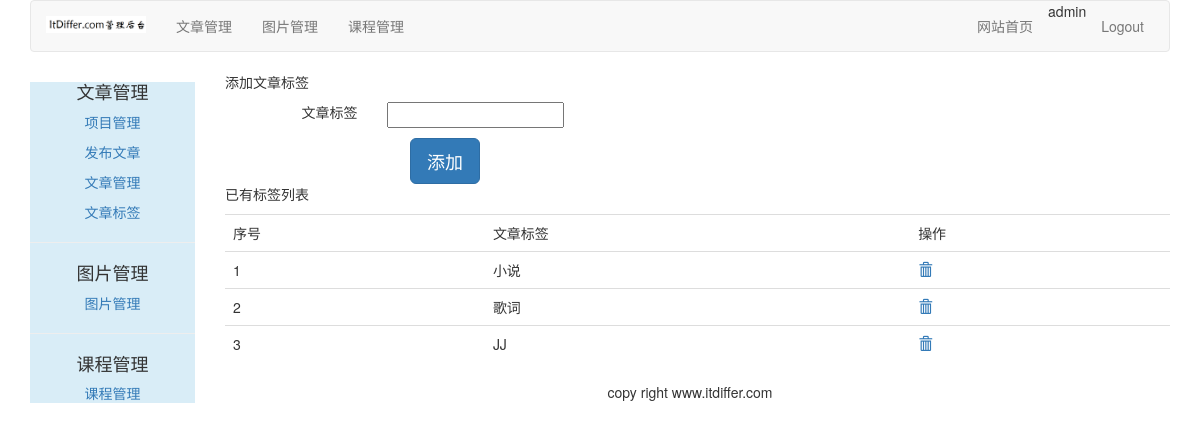
The app's page /article/rticle-tag/ (signed in) with its own data.
### article/models.py (models this page shows, shortened)
class ArticleTag(models.Model):
    author = models.ForeignKey(User, related_name="tag",on_delete=models.CASCADE)    # 标签与作者，多对一的关系
    tag = models.CharField(max_length=500)

### article/views.py (the view, shortened to what this page needs)
# urls.py: path('rticle-tag/', views.article_tag, name="article_tag"),                                        # 增加标签
@login_required(login_url='/account/login')
@csrf_exempt
def article_tag(request):
    if request.method == "GET":
        article_tags = ArticleTag.objects.filter(author=request.user)    #  筛选是当前用户的标签
        article_tag_form = ArticleTagForm()
        return render(request, "article/tag/tag_list.html",
                      {"article_tags": article_tags, "article_tag_form": article_tag_form})

### article/forms.py
class ArticleTagForm(forms.ModelForm):
    class Meta:
        model = ArticleTag
        fields = ("tag",)

### templates/article/tag/tag_list.html (shortened to what this page needs)
{% extends "article/base.html" %}
{% load staticfiles %}
{% block content %}
<div>
    <p>添加文章标签</p>
	<form class="form-horizontal" action="." method="post">{% csrf_token %}
        <div class="row" style="margin-top: 10px;">
            <div class="col-md-2 text-right"><span>文章标签</span></div>
            <div class="col-md-10 text-left">{{article_tag_form.tag}}</div>
        </div>
        <div class="row">
            <input type="button" class="btn btn-primary btn-lg" style="margin-left:200px; margin-top:10px;" value="添加" onclick="add_tag()">
        </div>
    </form>
</div>
<div>
    <p>已有标签列表</p>
    <table class="table table-hover">
    	<tr>
    	    <td>序号</td>
    	    <td>文章标签</td>
    	    <td>操作</td>
    	</tr>
    	{% for article_tag in article_tags %}
    	<tr id={{ forloop.counter }}>
    	    <td>{{ forloop.counter }}</td>
    	    <td>{{ article_tag.tag }}</td>
    	    <td>
    	        <a name="delete" href="javascript:" onclick="del_tag(this, {{ article_tag.id }})"><span class="glyphicon glyphicon-trash"></span></a>
    	    </td>
    	</tr>
{% empty %}
    	<p>你没有文章标签，请增加标签</p>
    	{% endfor %}
    </table>
</div>
{% endblock %}

### templates/article/header.html
{% load staticfiles%}
<div class="container-fluid">
   <nav class="navbar navbar-default" role="navigation" >
        <div class="navbar-header">
             <a class="navbar-brand" href="http://www.itdiffer.com">
                 <img width="100px" src="{% static 'images/backlogo.png'%}">
             </a>
         </div>
       <div>
           <ul class="nav navbar-nav">
               <li><a href="{% url 'article:article_column' %}" >文章管理</a></li>
               <li><a href="{% url 'image:list_images' %}">图片管理</a></li>
                <li><a href="{% url 'course:manage_course' %}">课程管理</a></li>
           </ul>
            <ul class="nav navbar-nav navbar-right" style="margin-right:10px ">
               <li><a href="{% url 'blog:blog_title' %}" >网站首页</a></li>
                <li><span>{{ user.username }}</span></li>
                <li><a href="{% url 'account:user_logout'%}">Logout</a> </li>
           </ul>
       </div>
    </nav>
</div>

### records on screen
ArticleTag: tag "小说"
ArticleTag: tag "歌词"
ArticleTag: tag "JJ"

### other values on screen
{{ user.username }} "admin"
